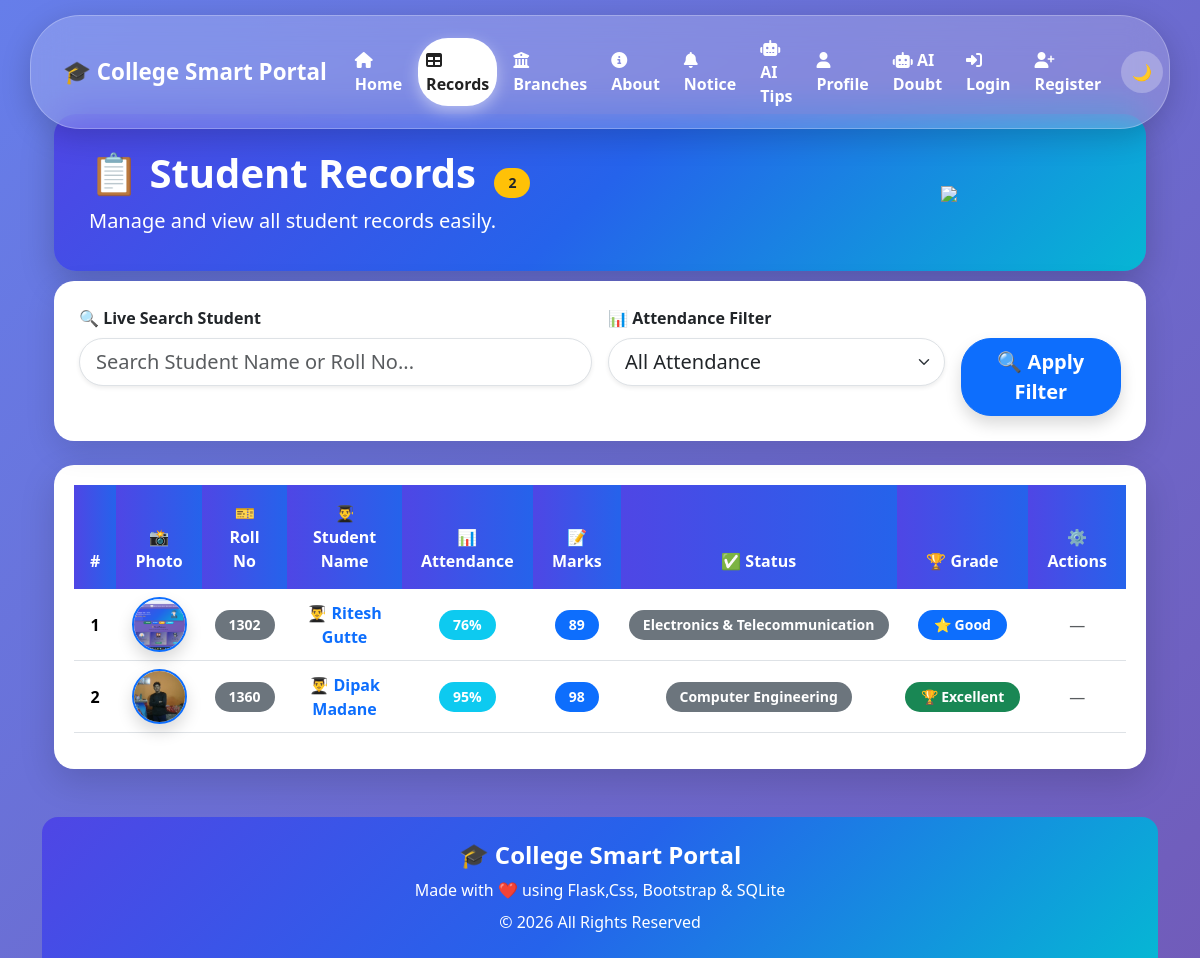
Page /record on the earlier database version.
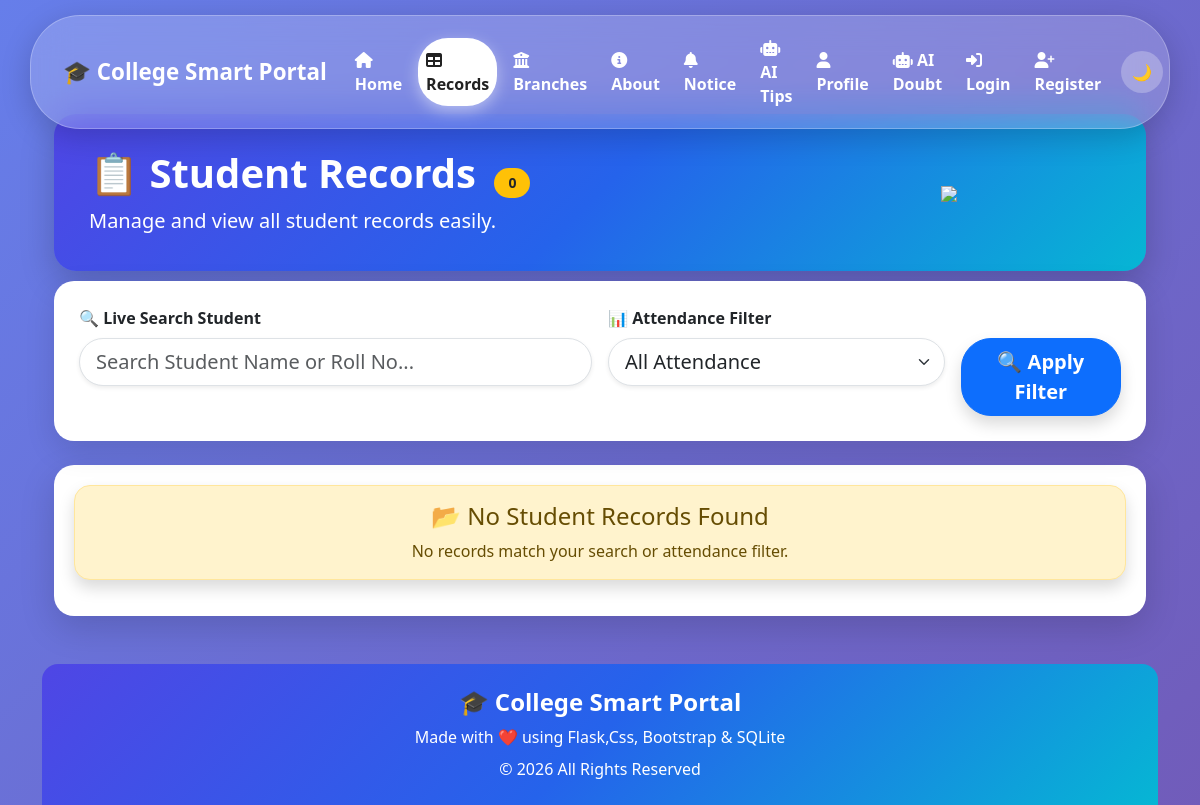
Same page on the later database version.
### tables this page shows
CREATE TABLE students (
            id INTEGER PRIMARY KEY AUTOINCREMENT,
            name TEXT NOT NULL,
            roll TEXT UNIQUE NOT NULL,
            attendance INTEGER NOT NULL,
            marks INTEGER NOT NULL,
            branch TEXT NOT NULL,
            photo TEXT
            
        
        );

### app.py (the view)
@app.route("/record")
def records():
    search = request.args.get("search", "")
    attendance = request.args.get("attendance", "")
    page = request.args.get("page", 1, type=int)
    per_page = 5
    conn = get_db()
    attendances = conn.execute("""
        SELECT DISTINCT attendance
        FROM students
        ORDER BY attendance
    """).fetchall()
    query = "SELECT * FROM students WHERE 1=1"
    count_query = "SELECT COUNT(*) FROM students WHERE 1=1"
    params = []
    count_params = []
    if search:
        query += " AND name LIKE ?"
        count_query += " AND name LIKE ?"
        params.append("%" + search + "%")
        count_params.append("%" + search + "%")
    if attendance:
        query += " AND attendance = ?"
        count_query += " AND attendance = ?"
        params.append(attendance)
        count_params.append(attendance)
    total_students = conn.execute(
        count_query,
        count_params
    ).fetchone()[0]
    total_pages = (total_students + per_page - 1) // per_page
    if page < 1:
        page = 1
    if total_pages > 0 and page > total_pages:
        page = total_pages
    offset = (page - 1) * per_page
    query += " ORDER BY id DESC LIMIT ? OFFSET ?"
    params.extend([per_page, offset])
    students = conn.execute(
        query,
        params
    ).fetchall()
    conn.close()
    return render_template(
        "record1.html",
        students=students,
        attendances=attendances,
        selected_attendance=attendance,
        search=search,
        page=page,
        total_pages=total_pages,
        total_students=total_students
    )

### app.py (called while the page is built)
def get_db():
    conn = sqlite3.connect("myproject.db")
    conn.row_factory = sqlite3.Row
    return conn

### templates/record1.html (shortened to what this page needs)
{% extends 'base.html' %}
{% block content %}
<div class="container mt-4">
<div class="record-header">
<div class="row align-items-center">
<div class="col-lg-8">
<h1 class="fw-bold">
📋 Student Records
<span class="badge bg-warning text-dark ms-2">
{{ total_students }}
</span>
</h1>
<p class="fs-5 mb-0">
Manage and view all student records easily.
</p>
</div>
<div class="col-lg-4 text-center">
<img src="https://cdn-icons-png.flaticon.com/512/3135/3135755.png"
class="img-fluid">
</div>
</div>
</div>
<div class="filter-card">
<form method="GET" action="{{ url_for('records') }}">
<div class="row g-3">
<div class="col-lg-6">
<label class="form-label fw-bold">
🔍 Live Search Student
</label>
<input
type="text"
name="search"
id="searchInput"
class="form-control form-control-lg rounded-pill shadow-sm"
placeholder="Search Student Name or Roll No...">
</div>
<div class="col-lg-4">
<label class="form-label fw-bold">
📊 Attendance Filter
</label>
<select
name="attendance"
class="form-select form-select-lg rounded-pill shadow-sm">
<option value="">All Attendance</option>
</select>
</div>
<div class="col-lg-2 d-grid">
<label class="form-label text-white">
</label>
<button
type="submit"
class="btn btn-primary btn-lg shadow">
🔍 Apply Filter
</button>
</div>
</div>
</form>
</div>
<div class="table-card mt-4">
{% if students %}
<div class="table-responsive">
<table class="table table-hover align-middle text-center"
id="studentTable">
<thead>
<tr>
<th>#</th>
<th> 📸 Photo</th>
<th>🎫 Roll No</th>
<th>👨‍🎓 Student Name</th>
<th>📊 Attendance</th>
<th>📝 Marks</th>
<th>✅ Status</th>
<th>🏆 Grade</th>
<th>⚙️ Actions</th>
</tr>
</thead>
<tbody>
{% for student in students %}
<tr>
<td class="fw-bold">
{{ loop.index }}
</td>
<td>
    {% if student.photo %}
        <img src="{{ url_for('static', filename='uploads/' + student.photo) }}"
             width="55"
             height="55"
             class="rounded-circle border border-2 border-primary shadow"
             style="object-fit:cover;">
    {% else %}
        <img src="{{ url_for('static', filename='default.png') }}"
             width="55"
             height="55"
             class="rounded-circle border">
    {% endif %}
</td>
<td>
    <span class="badge bg-secondary">
        {{ student.roll }}
    </span>
</td>
<td>
<a href="{{ url_for('student_detail', id=student.id) }}"
class="fw-bold text-decoration-none text-primary">
👨‍🎓 {{ student.name }}
</a>
</td>
<td>
<span class="badge bg-info">
{{ student.attendance }}%
</span>
</td>
<td>
<span class="badge bg-primary">
{{ student.marks }}
</span>
</td>
<td>
   <span class="badge bg-secondary">
        {{ student.branch }}
    </span>
</td>
<td>
{% if student.marks >= 90 %}
<span class="badge bg-success px-3 py-2">
🏆 Excellent
</span>
{% elif student.marks >= 75 %}
<span class="badge bg-primary px-3 py-2">
⭐ Good
</span>
{% elif student.marks >= 60 %}
<span class="badge bg-warning text-dark px-3 py-2">
👍 Average
</span>
{% else %}
<span class="badge bg-danger px-3 py-2">
📘 Poor
</span>
{% endif %}
</td>
<td>
{% if session.get("role")=="admin" %}
<a href="{{ url_for('edit_student', id=student.id) }}"
class="btn btn-warning btn-sm rounded-pill px-3 me-1">
✏️ Edit
</a>
<form action="{{ url_for('delete_student', id=student.id) }}"
method="POST"
style="display:inline;">
<button
class="btn btn-danger btn-sm rounded-pill px-3"
onclick="return confirm('Delete this student?')">
🗑️ Delete.
</button>
</form>
{% else %}
<span class="text-muted">—</span>
{% endif %}
</td>
</tr>
{% endfor %}
</tbody>
</table>
</div>
{% else %}
<div class="alert alert-warning text-center rounded-4 shadow">
<h4>📂 No Student Records Found</h4>
<p class="mb-0">
No records match your search or attendance filter.
</p>
</div>
{% endif %}
</div>
</div>
{% endblock %}

Differences in the rows shown:
removed students: photo (picture), roll "1302", name "Ritesh Gutte", attendance "76", marks "89", branch "Electronics & Telecommunication", shows "⭐ Good"
removed students: photo (picture), roll "1360", name "Dipak Madane", attendance "95", marks "98", branch "Computer Engineering", shows "🏆 Excellent"
Other differences:
{{ total_students }}: "2" → "0"
text no longer shown: "# 📸 Photo 🎫 Roll No 👨‍🎓 Student Name 📊 Attendance 📝 Marks ✅ Status 🏆 Grade ⚙️ Actions"
text now shown: "📂 No Student Records Found No records match your search or attendance filter."
